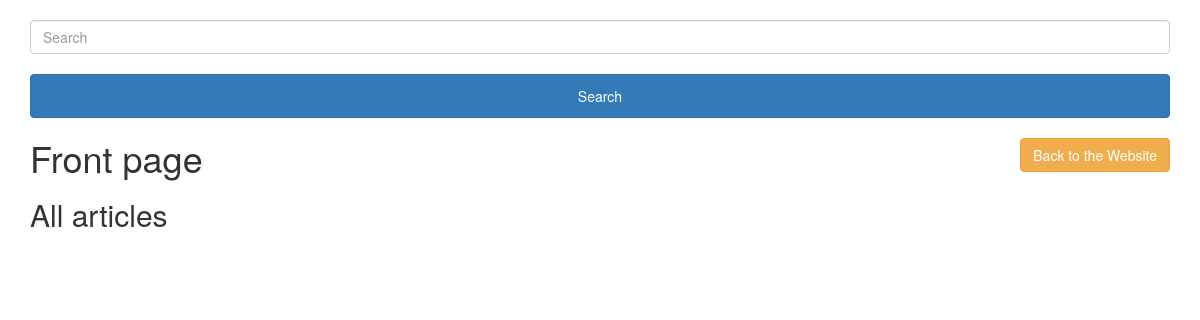
/genetics/search/index.php, run on an earlier commit of the app's database.
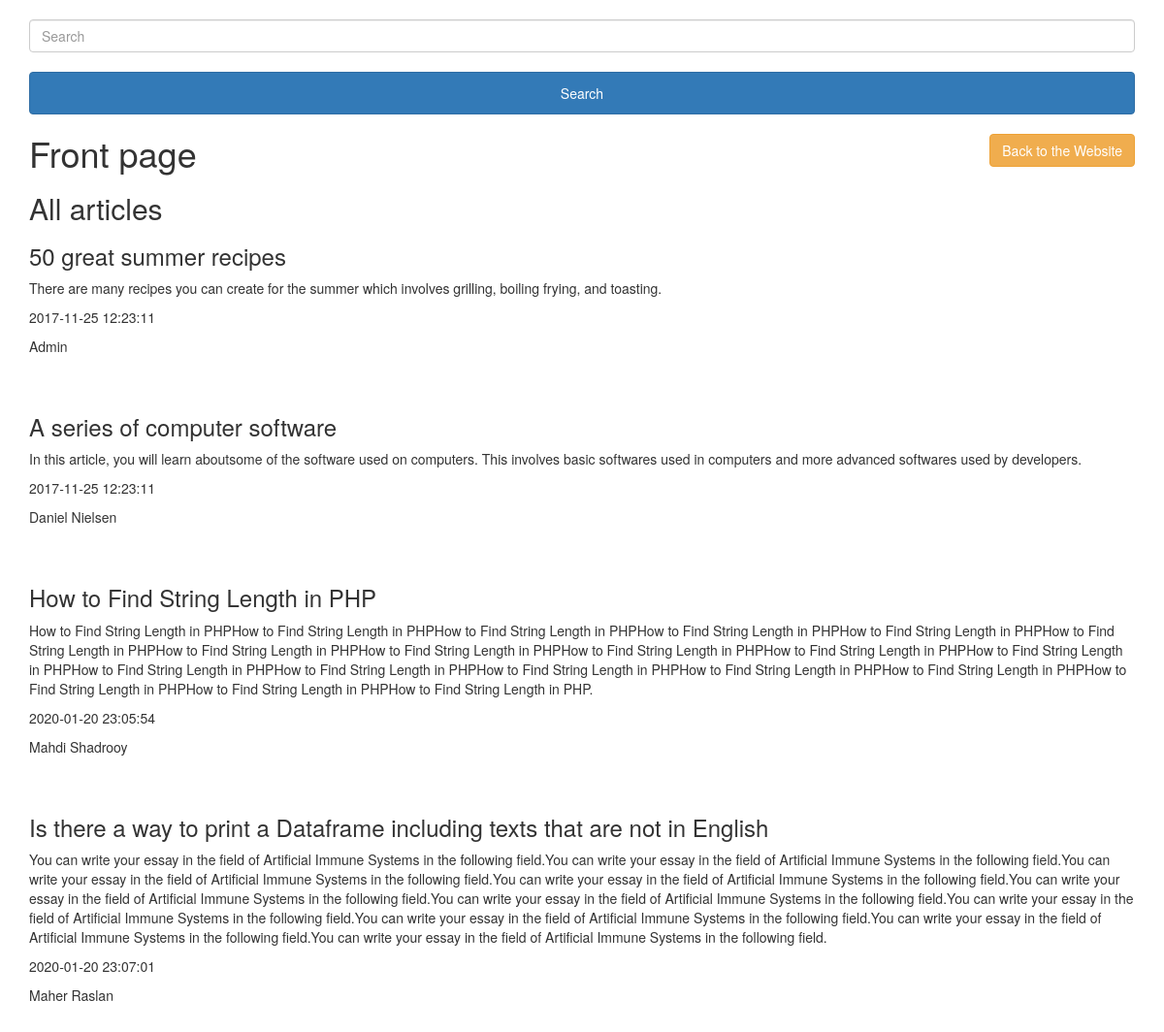
And on a later commit of the database.
### tables this page shows
CREATE TABLE `article` (
  `a_id` int(11) NOT NULL,
  `a_group` varchar(256) NOT NULL,
  `a_title` varchar(256) NOT NULL,
  `a_text` text NOT NULL,
  `a_author` varchar(256) NOT NULL,
  `a_date` datetime NOT NULL
);

### genetics/search/index.php (the view, shortened to what this page needs)
<?php
    include 'header.php';
?>
<link href="../bootstrap-3.3.7-dist/css/bootstrap.min.css" rel="stylesheet">
<main class="container">
    <br>
<form action="search.php" method="POST">
    <input type="text" name="search" placeholder="Search" class="form-control"> <br>
    <button type="submit" name="submit-search" class="btn btn-primary btn-block">Search</button>
</form>
<a href="../index.php" style="float: right;  margin-top:20px;" class="btn btn-warning">Back to the Website</a>
<h1>Front page</h1>
<h2>All articles</h2>
<div class="article_container">
<?php
    $sql = "SELECT * FROM article";
    $result = mysqli_query($conn, $sql);
    $queryResults = mysqli_num_rows($result);
    if($queryResults > 0){
        while($row = mysqli_fetch_assoc($result)){
            echo "<div class='article-box'>
            <h3>".$row['a_title']."</h3>
            <p>".$row['a_text']."</p>
            <p>".$row['a_date']."</p>
            <p>".$row['a_author']."</p>
            </div>";
        }
    }
?>
</main>
</body>
</html>

What changed in the data, as far as the page shows it:
added article: a_title "50 great summer recipes", a_text "There are many recipes you can create for the summer which involves grilling, boiling frying, and toasting.", a_date "2017-11-25 12:23:11", a_author "Admin"
added article: a_title "A series of computer software", a_text "In this article, you will learn aboutsome of the software used on computers. This involves basic softwares used in computers and more advanced softwares used by developers.", a_date "2017-11-25 12:23:11", a_author "Daniel Nielsen"
added article: a_title "How to Find String Length in PHP", a_text "How to Find String Length in PHPHow to Find String Length in PHPHow to Find String Length in PHPHow to Find String Length in PHPHow to Find String Length in PHPHow to Find String Length in PHPHow to Find String Length in PHPHow to Find String Length in PHPHow to Find String Length in PHPHow to Find String Length in PHPHow to Find String Length in PHPHow to Find String Length in PHPHow to Find String Length in PHPHow to Find String Length in PHPHow to Find String Length in PHPHow to Find String Length in PHPHow to Find String Length in PHPHow to Find String Length in PHPHow to Find String Length in PHP.", a_date "2020-01-20 23:05:54", a_author "Mahdi Shadrooy"
added article: a_title "Is there a way to print a Dataframe including texts that are not in English", a_text "You can write your essay in the field of Artificial Immune Systems in the following field.You can write your essay in the field of Artificial Immune Systems in the following field.You can write your essay in the field of Artificial Immune Systems in the following field.You can write your essay in the field of Artificial Immune Systems in the following field.You can write your essay in the field of Artificial Immune Systems in the following field.You can write your essay in the field of Artificial Immune Systems in the following field.You can write your essay in the field of Artificial Immune Systems in the following field.You can write your essay in the field of Artificial Immune Systems in…", a_date "2020-01-20 23:07:01", a_author "Maher Raslan"
